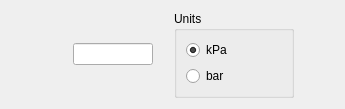
                 <widget class="QWidget" name="drivPressure">
                  <attribute name="title">
                   <string>Pressure</string>
                  </attribute>
                  <layout class="QHBoxLayout" name="horizontalLayout_2">
                   <item>
                    <spacer name="horizontalSpacer_43">
                     <property name="orientation">
                      <enum>Qt::Horizontal</enum>
                     </property>
                     <property name="sizeType">
                      <enum>QSizePolicy::Preferred</enum>
                     </property>
                     <property name="sizeHint" stdset="0">
                      <size>
                       <width>62</width>
                       <height>20</height>
                      </size>
                     </property>
                    </spacer>
                   </item>
                   <item>
                    <widget class="QLineEdit" name="drivP_Edit">
                     <property name="sizePolicy">
                      <sizepolicy hsizetype="Fixed" vsizetype="Fixed">
                       <horstretch>0</horstretch>
                       <verstretch>0</verstretch>
                      </sizepolicy>
                     </property>
                     <property name="minimumSize">
                      <size>
                       <width>80</width>
                       <height>0</height>
                      </size>
                     </property>
                     <property name="maximumSize">
                      <size>
                       <width>80</width>
                       <height>16777215</height>
                      </size>
                     </property>
                    </widget>
                   </item>
                   <item>
                    <spacer name="horizontalSpacer_4">
                     <property name="orientation">
                      <enum>Qt::Horizontal</enum>
                     </property>
                     <property name="sizeType">
                      <enum>QSizePolicy::Preferred</enum>
                     </property>
                     <property name="sizeHint" stdset="0">
                      <size>
                       <width>15</width>
                       <height>20</height>
                      </size>
                     </property>
                    </spacer>
                   </item>
                   <item>
                    <widget class="QGroupBox" name="drivunits_GroupBox">
                     <property name="sizePolicy">
                      <sizepolicy hsizetype="Fixed" vsizetype="Expanding">
                       <horstretch>0</horstretch>
                       <verstretch>0</verstretch>
                      </sizepolicy>
                     </property>
                     <property name="minimumSize">
                      <size>
                       <width>120</width>
                       <height>50</height>
                      </size>
                     </property>
                     <property name="maximumSize">
                      <size>
                       <width>120</width>
                       <height>16777215</height>
                      </size>
                     </property>
                     <property name="title">
                      <string>Units</string>
                     </property>
                     <layout class="QVBoxLayout" name="verticalLayout_5">
                      <item>
                       <widget class="QRadioButton" name="drivkpa_radio">
                        <property name="text">
                         <string>kPa</string>
                        </property>
                        <property name="checked">
                         <bool>true</bool>
                        </property>
                        <attribute name="buttonGroup">
                         <string notr="true">drivunits_ButtonGroup</string>
                        </attribute>
                       </widget>
                      </item>
                      <item>
                       <widget class="QRadioButton" name="drivbar_radio">
                        <property name="text">
                         <string>bar</string>
                        </property>
                        <attribute name="buttonGroup">
                         <string notr="true">drivunits_ButtonGroup</string>
                        </attribute>
                       </widget>
                      </item>
                     </layout>
                    </widget>
                   </item>
                   <item>
                    <spacer name="horizontalSpacer_14">
                     <property name="orientation">
                      <enum>Qt::Horizontal</enum>
                     </property>
                     <property name="sizeType">
                      <enum>QSizePolicy::Preferred</enum>
                     </property>
                     <property name="sizeHint" stdset="0">
                      <size>
                       <width>40</width>
                       <height>20</height>
                      </size>
                     </property>
                    </spacer>
                   </item>
                  </layout>
                 </widget>
